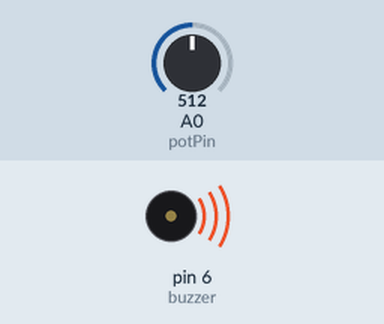
Recording of a sketch running on a simulated Arduino Uno, built with avr-gcc and run on an emulated ATmega328P. Parts: buzzer (waves = sounding). Inputs (shaded band) come from the test bench; at power-on: A0 (potPin) = 512. What the sketch prints to the serial monitor is not drawn.

Above: at 0.1 s.
Timing chart, 0 to 1.6 s (numbered marks = the images above):
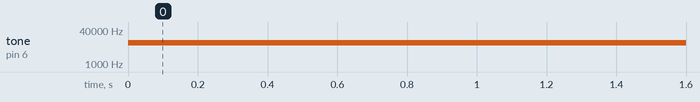

Measured:
- by itself, tone on pin 6 (buzzer): silent → 10019 Hz at 0.00 s

The sketch:

Buzzer_pasivo.ino
```cpp
/*
Buzzer PASIVO, es necesaro generar la señal que osicla para que el buzzer emita sonido en la frecuencia deseada

Conecciones:
1- Buzzer Pasivo con su pin IN conectado al pin 6 digital de arduino.ed que trae el arduino Uno revision 3
2- Modulo Potenciometro conectado al pin A0 del arduino.
Creado Octubre 2014
por
Julio Aguirre
Para
MakerColombia

Este ejemplo es de dominio publico
 */
int buzzer = 6 ;// Pin en el que esta conectado el buzzer
int potPin =0;  // Pin en el que esta conectado el potenciometro
int val=0;      //Donde almacenamos el valor del mapeado
int lectura=0;  //Donde almacenamos la lectura digital obtenida del potenciometro por elADC canal A0

  void setup () {
  pinMode (buzzer, OUTPUT); //Inidcamos que donde esta el buzzer conectado es pin de salida
  pinMode(potPin, INPUT);   //Indicamos que donde esta conectado el potenciometro es una entrada
  Serial.begin(9600);       //Inicializamos el puerto serial
}

 void loop () {

  lectura=analogRead(potPin);              //Leemos el pin del potenciometro con el ADC A0
  val = map(lectura, 0, 1023, 20, 20000);  //Mapeamos este valor al rango que puede detectar el oido humano 20Hz a 20.000 Hz
  Serial.print("valor leido pot ");         //Imprimimos al puerto serial la informacion
  Serial.print(lectura);
  Serial.print(" - valor mapeado = ");
  Serial.println(val);
  tone(buzzer,val);                        //Enviamos el valor del tono al buzzer
  delay(100);
}
```
